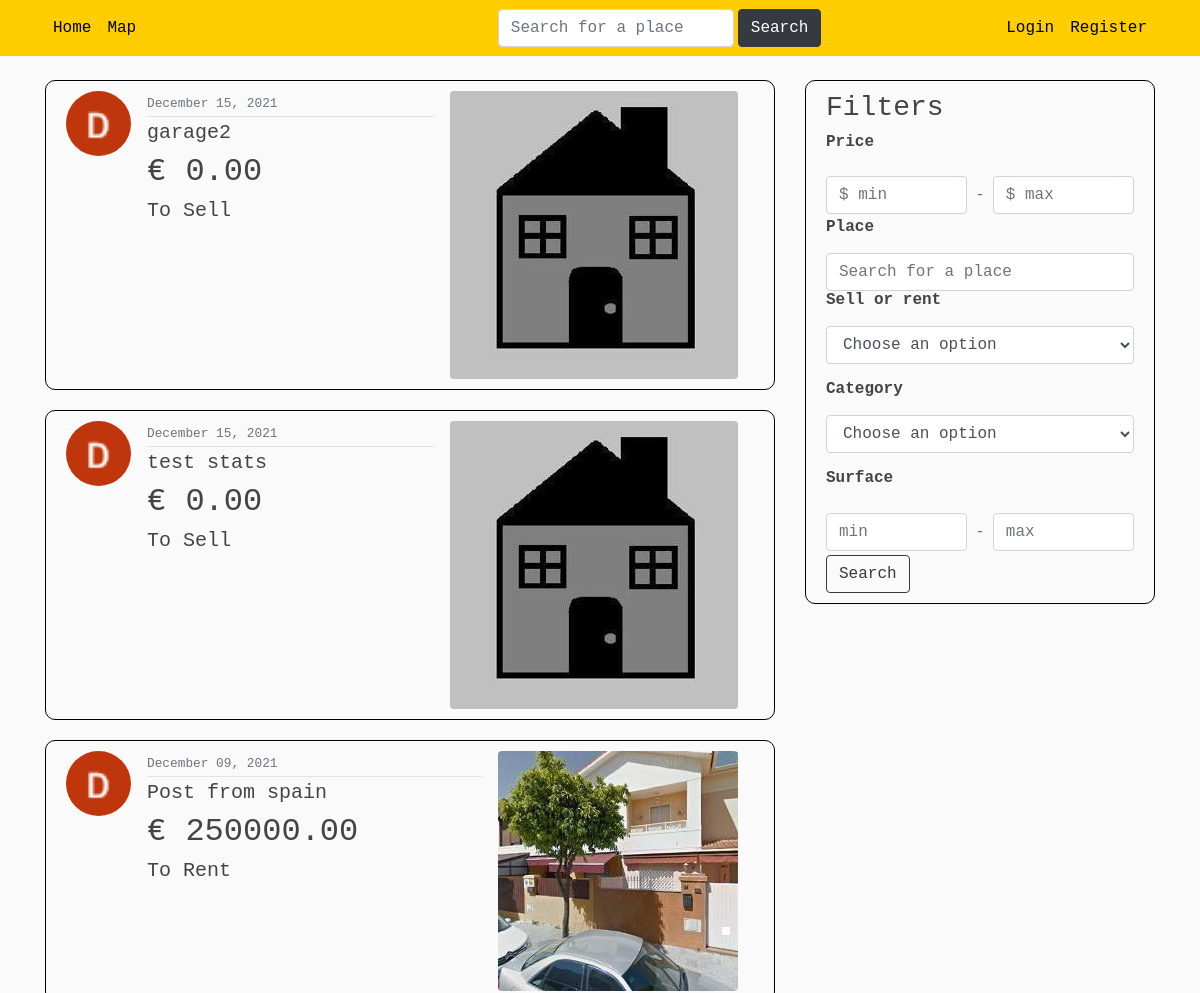
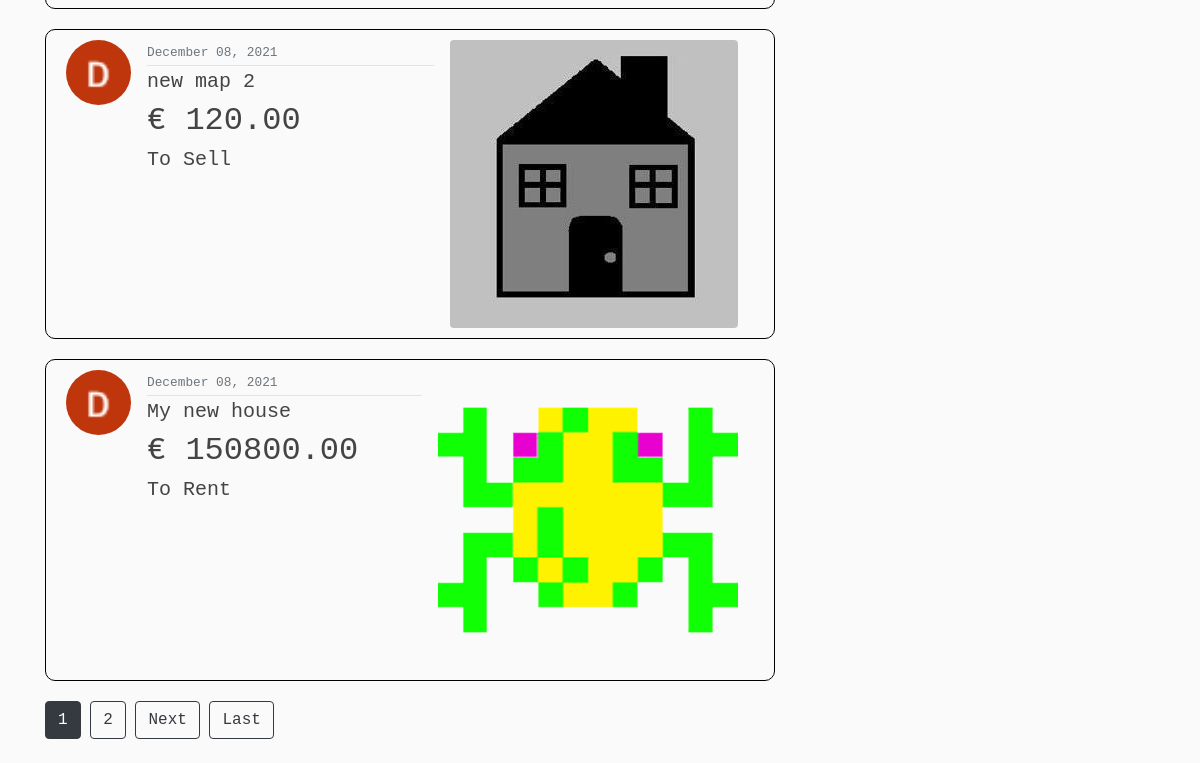
The app's page /, older data (2 pictures, top to bottom).
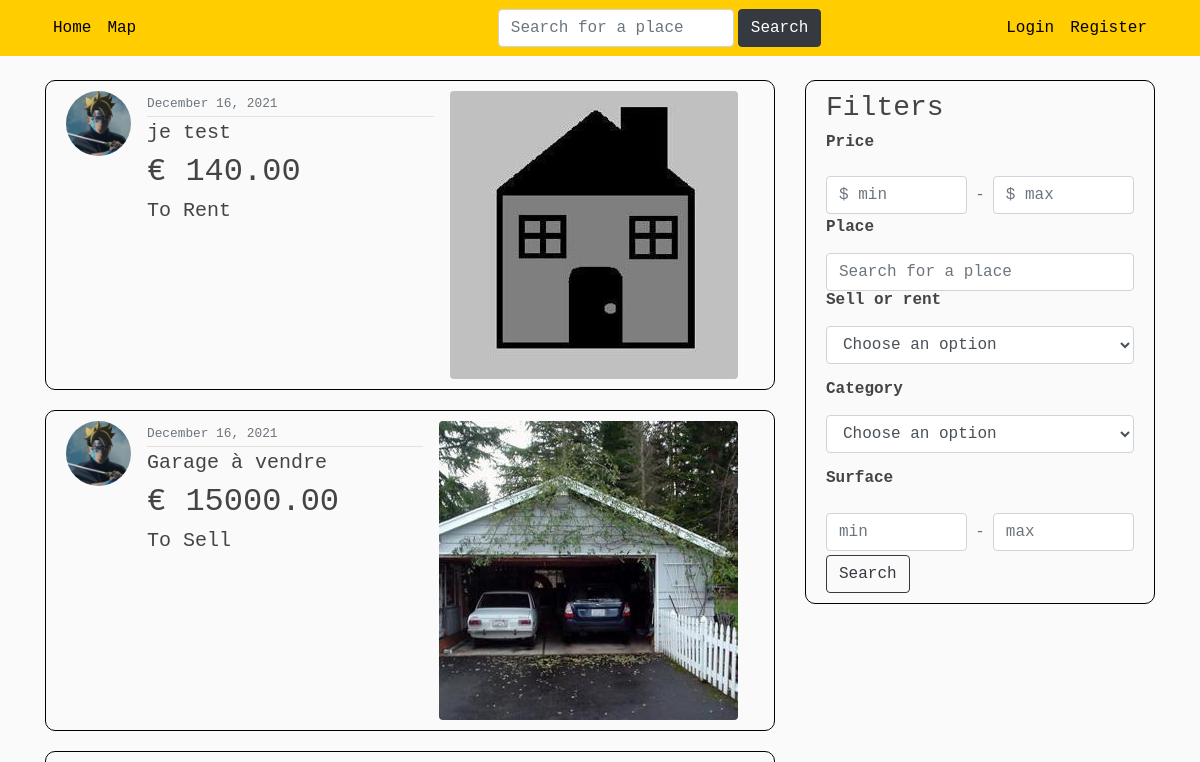
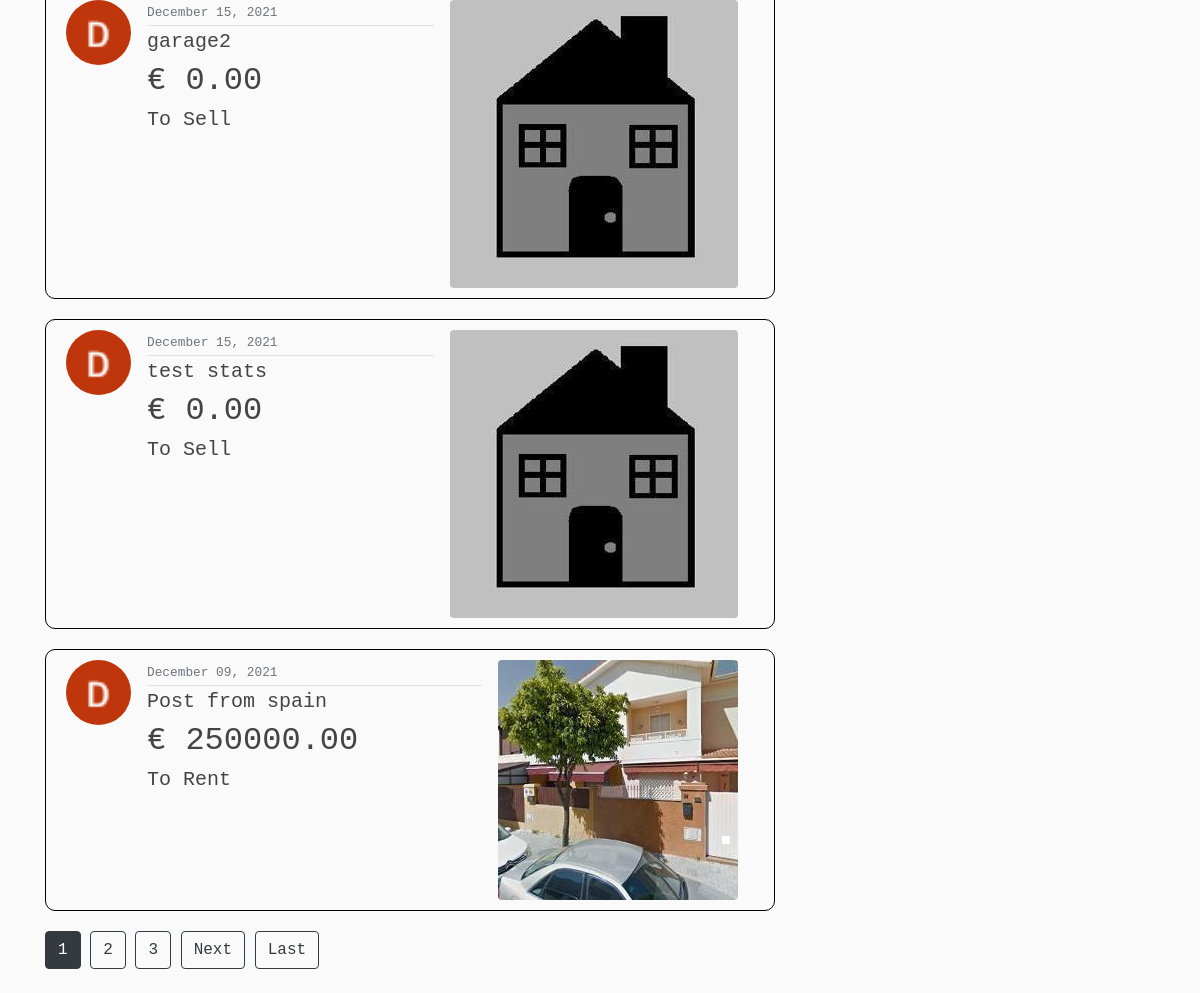
The same page, newer data (2 pictures, top to bottom).
### blog/models.py (models this page shows, shortened)
class Post(models.Model): #creation d'un Post
    title = models.CharField(max_length=100)
    price = models.DecimalField(default=0, max_digits= 15, decimal_places=2)
    sell_rent = models.CharField(default= 'S', max_length=10, choices=SELLORRENT_CHOICES)
    localisation = models.CharField(default='Bruxelles',max_length=100)
    address = models.TextField(default='Boulevard du Triomphe 1 , 1050 Bruxelles')
    lat = models.FloatField(blank=True, null=True)  # blank pour autoriser des valeurs vides
    long = models.FloatField(blank=True, null=True)
    category = models.CharField(default= 'H', max_length=10, choices=CATEGORIES)
    surface = models.DecimalField(default=0, max_digits= 8, decimal_places=2)
    content = models.TextField()
    image = models.ImageField(default='defaultAnnounce.jpg', upload_to='announce_pics')
    image2 = models.ImageField(default='defaultAnnounce.jpg', upload_to='announce_pics')
    image3 = models.ImageField(default='defaultAnnounce.jpg', upload_to='announce_pics')
    date_posted = models.DateTimeField(default=timezone.now)
    author = models.ForeignKey(User, on_delete=models.CASCADE) #reférence à une autre classe (clé étrangère)
    number_views = models.IntegerField(default=0)

### users/models.py (models this page shows, shortened)
class Profile(models.Model):
    user = models.OneToOneField(User, on_delete=models.CASCADE) #CASCADE : si je supprime l'utilisateur, le profil sera supprimé aussi. Mais si je supprime le profil, l'utilisateur ne sera pas supprimé
    image = models.ImageField(default='default.jpg', upload_to='profile_pics') #default = image par défaut si l'user ne choisit aucune pdp
    price_preference = models.DecimalField(default=0, max_digits=15, decimal_places=2) #prix maximum préféré
    localisation_preference = models.CharField(default='Bruxelles', max_length=100) #localisation préférée
    sell_rent_preference = models.CharField(default='S', max_length=10, choices=SELLORRENT_CHOICES) #a vendre ou a louer

### blog/views.py (the view)
# urls.py: path('', PostListView.as_view(), name='blog-home'), # localhost:8000/blog/
class PostListView(ListView): #affichage de tous les posts (home.html)
    model = Post
    template_name = 'blog/home.html' # <app>/<model>_<viewtype>.html
    context_object_name = 'posts'
    ordering = ['-date_posted'] #permet d'afficher les posts du plus récent au plus ancien (grâce au '-' devant date_posted)
    paginate_by = 5 #nombre de posts qui vont être affichés sur une page

### blog/templates/blog/home.html (shortened to what this page needs)
{% extends "blog/base.html" %}
{% block content %}
{% for post in posts %}
<a class="content-article" href="{% url 'post-detail' post.id %}">
    <article class="media content-section">
        <img class="rounded-circle article-img" src="{{ post.author.profile.image.url }}">
        <div class="media-body">
            <div class="article-metadata">
                <small class="text-muted">{{ post.date_posted|date:"F d, Y" }}</small>
            </div>
            <h5 class="display-5">{{ post.title }}</h5>
            <h2 class="article-content">€ {{ post.price }}</h2>
            <h5 class="article-content">{{ post.get_sell_rent_display }}</h5>
        </div>
        <img class="rounded float-left ml-3 mr-3" src="{{ post.image.url }}">
    </article>
</a>
{% endfor %}
{% if is_paginated %}
        {% for num in page_obj.paginator.page_range %}
            {% if page_obj.number == num %}
                <a class="btn btn-dark mb-4" href="?page={{ num }}">{{ num }}</a>
            {% elif num > page_obj.number|add:'-3' and num < page_obj.number|add:'3' %}
                <a class="btn btn-outline-dark mb-4" href="?page={{ num }}">{{ num }}</a>
            {% endif %}
        {% endfor %}
        {% if page_obj.has_next %}
                <a class="btn btn-outline-dark mb-4" href="?page={{ page_obj.next_page_number }}">Next</a>
                <a class="btn btn-outline-dark mb-4" href="?page={{ page_obj.paginator.num_pages }}">Last</a>
        {% endif %}
{% endif %}
</div>
        <section class="col-md-4">
            <div class="content-section">
                <h3>Filters</h3>
                <form action="{% url 'blog-filter' %}" method=GET>
                    <h6 class="font-weight-bold mb-3">Price</h6>
                    <div class="d-flex align-items-center mt-4 pb-1">
                        <div class="md-form md-outline my-0">
                            <input class="form-control mb-0" name="priceMin" placeholder="$ min">
                        </div>
                        <p class="px-2 mb-0 text-muted"> - </p>
                        <div class="md-form md-outline my-0">
                            <input class="form-control mb-0" name="priceMax" placeholder="$ max">
                        </div>
                    </div>
                    <h6 class="font-weight-bold mb-3">Place</h6>
                    <input aria-label="Search" class="form-control me-2" name="localisation" placeholder="Search for a place"
                           type="search">
                    <h6 class="font-weight-bold mb-3">Sell or rent</h6>
                    <div class="form-group">
                        <select class="form-control" name="sellOrRent" >
                            <option>Choose an option</option>
                        </select>
                    </div>
                    <h6 class="font-weight-bold mb-3">Category</h6>
                    <div class="form-group">
                        <select class="form-control" name="category" >
                            <option>Choose an option</option>
                        </select>
                    </div>
                    <h6 class="font-weight-bold mb-3">Surface</h6>
                    <div class="d-flex align-items-center mt-4 pb-1">
                        <div class="md-form md-outline my-0">
                            <input class="form-control mb-0"  name="surfaceMin" placeholder="min" type="text">
                        </div>
                        <p class="px-2 mb-0 text-muted"> - </p>
                        <div class="md-form md-outline my-0">
                            <input class="form-control mb-0" name="surfaceMax" placeholder="max" type="text">
                        </div>
                    </div>
                    <button class="btn btn-outline-dark" type="submit">Search</button>
                </form>
            </div>
        </section>
{% endblock content %}

Row changes from the older to the newer data that the page shows:
no longer on this page (row unchanged): Post: author.profile.image (picture), date_posted "December 08, 2021", title "new map 2", price "120.00", sell_rent "To Sell", image (placeholder picture)
no longer on this page (row unchanged): Post: author.profile.image (picture), date_posted "December 08, 2021", title "My new house", price "150800.00", sell_rent "To Rent", image (picture)
added Post: author.profile.image (picture), date_posted "December 16, 2021", title "je test", price "140.00", sell_rent "To Rent", image (placeholder picture)
added Post: author.profile.image (picture), date_posted "December 16, 2021", title "Garage à vendre", price "15000.00", sell_rent "To Sell", image (picture)
Text that changed along with them:
new list line: "3"
